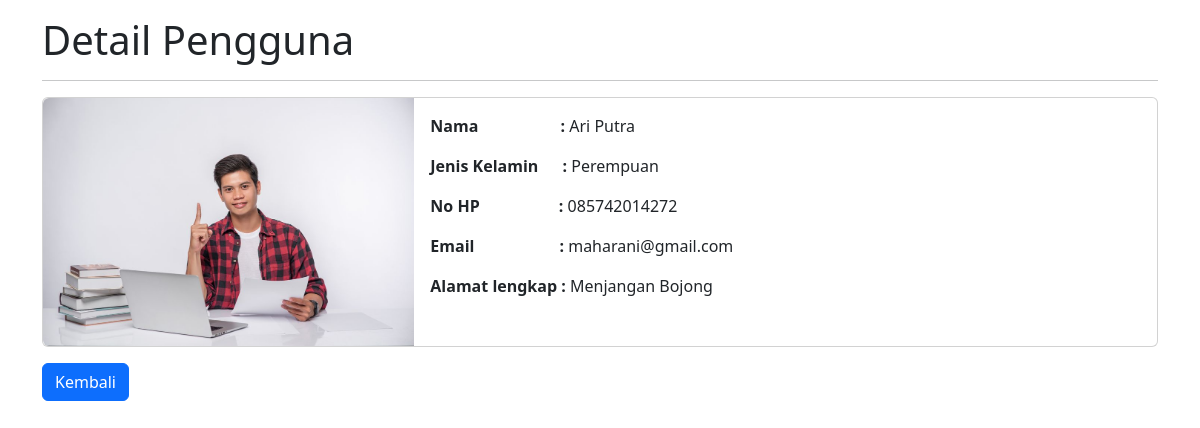
Screenshot of /detail.php?id=3 with the database file from the repository.
### tables this page shows
CREATE TABLE `tb_users` (
  `id` int(10) NOT NULL,
  `nama` varchar(255) NOT NULL,
  `alamat` varchar(255) NOT NULL,
  `nohp` char(13) NOT NULL,
  `jenis_kelamin` enum('L','P') NOT NULL,
  `email` varchar(255) NOT NULL,
  `foto` varchar(5000) DEFAULT NULL
);

### database.php (called while the page is built, shortened)
<?php
class Database
{
    public $host = "localhost";
    public $username = "root";
    public $password = "";
    public $database = "db_php_rohma";
    public $connect;
    function __construct()
    {
        $this->connect = mysqli_connect($this->host, $this->username, $this->password);
        mysqli_select_db($this->connect, $this->database);
    }
    function editData($id)
    {
        $data = mysqli_query($this->connect, "SELECT * FROM tb_users WHERE id='$id'");
        $rows = mysqli_fetch_all($data, MYSQLI_ASSOC);
        return $rows;
    }
}

### detail.php (the view, shortened to what this page needs)
<?php
include 'database.php';
$db = new Database();
$id = $_GET['id'];
$detail = $db->editData($id);
?>
<!doctype html>
<html lang="en">
<head>
    <link href="https://cdn.jsdelivr.net/npm/bootstrap@5.3.3/dist/css/bootstrap.min.css" rel="stylesheet">
</head>
<body>
    <div class="container mt-3">
        <h1>Detail Pengguna</h1>
        <hr>
        <?php if (!empty($detail)): ?>
            <?php foreach ($detail as $dataUser): ?>
                <div class="card mb-3">
                    <div class="row g-0">
                        <div class="col-md-4">
                            <img src="uploads/<?php echo $dataUser['foto']; ?>" class="img-fluid rounded-start" alt="Foto Pengguna" style="width: 100%; height: auto;">
                        </div>
                        <div class="col-md-8">
                            <div class="card-body">
                                <p class="card-text"><strong>Nama <span style="margin-left: 78px;">:</strong> <?php echo $dataUser['nama']; ?></p>
                                <p class="card-text"><strong>Jenis Kelamin <span style="margin-left: 20px;">:</strong> <?php echo ($dataUser['jenis_kelamin'] == 'L') ? 'Laki-Laki' : 'Perempuan'; ?></p>
                                <p class="card-text"><strong>No HP <span style="margin-left: 75px;">:</strong> <?php echo $dataUser['nohp']; ?></p>
                                <p class="card-text"><strong>Email<span style="margin-left: 85px;">:</strong> <?php echo $dataUser['email']; ?></p>
                                <p class="card-text"><strong>Alamat lengkap :</strong> <?php echo $dataUser['alamat']; ?></p>
                            </div>
                        </div>
                    </div>
                </div>
            <?php endforeach; ?>
        <?php else: ?>
            <p>Data tidak ditemukan.</p>
        <?php endif; ?>
        <a href="index.php" class="btn btn-primary">Kembali</a>
    </div>
</body>
</html>

### rows the page displays
tb_users: foto (picture), nama "Ari Putra", jenis_kelamin "Perempuan", nohp "085742014272", email "maharani@gmail.com", alamat "Menjangan Bojong"
